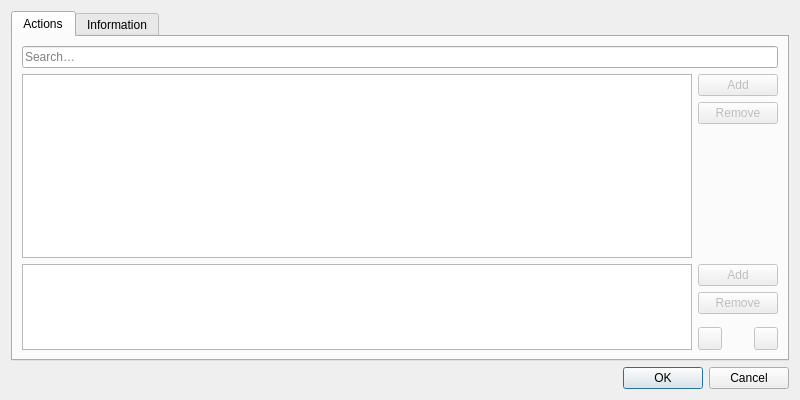
<?xml version="1.0" encoding="UTF-8"?>
<ui version="4.0">
 <class>Otter::MouseProfileDialog</class>
 <widget class="QDialog" name="Otter::MouseProfileDialog">
  <property name="geometry">
   <rect>
    <x>0</x>
    <y>0</y>
    <width>800</width>
    <height>400</height>
   </rect>
  </property>
  <property name="windowTitle">
   <string>Profile Configuration</string>
  </property>
  <layout class="QVBoxLayout" name="verticalLayout">
   <item>
    <widget class="QTabWidget" name="tabWidget">
     <property name="currentIndex">
      <number>0</number>
     </property>
     <widget class="QWidget" name="actionsTab">
      <attribute name="title">
       <string>Actions</string>
      </attribute>
      <layout class="QVBoxLayout" name="actionsLayout" stretch="0,0,1">
       <item>
        <widget class="Otter::LineEditWidget" name="filterLineEditWidget">
         <property name="placeholderText">
          <string>Search…</string>
         </property>
         <property name="clearButtonEnabled">
          <bool>true</bool>
         </property>
        </widget>
       </item>
       <item>
        <layout class="QHBoxLayout" name="gesturesLayout">
         <item>
          <widget class="Otter::ItemViewWidget" name="gesturesViewWidget">
           <property name="contextMenuPolicy">
            <enum>Qt::NoContextMenu</enum>
           </property>
           <property name="editTriggers">
            <set>QAbstractItemView::CurrentChanged</set>
           </property>
           <property name="dragEnabled">
            <bool>true</bool>
           </property>
           <property name="dragDropOverwriteMode">
            <bool>false</bool>
           </property>
           <property name="dragDropMode">
            <enum>QAbstractItemView::InternalMove</enum>
           </property>
           <property name="defaultDropAction">
            <enum>Qt::MoveAction</enum>
           </property>
           <property name="alternatingRowColors">
            <bool>true</bool>
           </property>
           <property name="selectionMode">
            <enum>QAbstractItemView::SingleSelection</enum>
           </property>
           <property name="selectionBehavior">
            <enum>QAbstractItemView::SelectRows</enum>
           </property>
           <attribute name="headerDefaultSectionSize">
            <number>200</number>
           </attribute>
          </widget>
         </item>
         <item>
          <layout class="QVBoxLayout" name="gesturesButtonsLayout" stretch="0,0,1">
           <item>
            <widget class="QPushButton" name="addGestureButton">
             <property name="enabled">
              <bool>false</bool>
             </property>
             <property name="text">
              <string>Add</string>
             </property>
            </widget>
           </item>
           <item>
            <widget class="QPushButton" name="removeGestureButton">
             <property name="enabled">
              <bool>false</bool>
             </property>
             <property name="text">
              <string>Remove</string>
             </property>
            </widget>
           </item>
           <item>
            <spacer name="gesturesSpacer">
             <property name="orientation">
              <enum>Qt::Vertical</enum>
             </property>
             <property name="sizeType">
              <enum>QSizePolicy::MinimumExpanding</enum>
             </property>
            </spacer>
           </item>
          </layout>
         </item>
        </layout>
       </item>
       <item>
        <layout class="QHBoxLayout" name="stepsLayout" stretch="1,0">
         <item>
          <widget class="Otter::ItemViewWidget" name="stepsViewWidget">
           <property name="sizePolicy">
            <sizepolicy hsizetype="Expanding" vsizetype="Preferred">
             <horstretch>0</horstretch>
             <verstretch>0</verstretch>
            </sizepolicy>
           </property>
           <property name="editTriggers">
            <set>QAbstractItemView::CurrentChanged</set>
           </property>
           <property name="alternatingRowColors">
            <bool>true</bool>
           </property>
           <property name="selectionMode">
            <enum>QAbstractItemView::SingleSelection</enum>
           </property>
           <property name="selectionBehavior">
            <enum>QAbstractItemView::SelectRows</enum>
           </property>
          </widget>
         </item>
         <item>
          <layout class="QVBoxLayout" name="stepsButtonsLayout" stretch="0,0,1,0">
           <item>
            <widget class="QPushButton" name="addStepButton">
             <property name="enabled">
              <bool>false</bool>
             </property>
             <property name="text">
              <string>Add</string>
             </property>
            </widget>
           </item>
           <item>
            <widget class="QPushButton" name="removeStepButton">
             <property name="enabled">
              <bool>false</bool>
             </property>
             <property name="text">
              <string>Remove</string>
             </property>
            </widget>
           </item>
           <item>
            <spacer name="stepsSpacer">
             <property name="orientation">
              <enum>Qt::Vertical</enum>
             </property>
            </spacer>
           </item>
           <item>
            <layout class="QHBoxLayout" name="stepsMoveButtonsLayout" stretch="0,1,0">
             <item>
              <widget class="QToolButton" name="moveUpStepsButton">
               <property name="enabled">
                <bool>false</bool>
               </property>
               <property name="toolTip">
                <string>Move Up</string>
               </property>
              </widget>
             </item>
             <item>
              <spacer name="horizontalSpacer">
               <property name="orientation">
                <enum>Qt::Horizontal</enum>
               </property>
              </spacer>
             </item>
             <item>
              <widget class="QToolButton" name="moveDownStepsButton">
               <property name="enabled">
                <bool>false</bool>
               </property>
               <property name="toolTip">
                <string>Move Down</string>
               </property>
              </widget>
             </item>
            </layout>
           </item>
          </layout>
         </item>
        </layout>
       </item>
      </layout>
     </widget>
     <widget class="QWidget" name="informationTab">
      <attribute name="title">
       <string>Information</string>
      </attribute>
      <layout class="QFormLayout" name="informationLayout">
       <item row="0" column="0">
        <widget class="QLabel" name="titleLabel">
         <property name="text">
          <string>Title:</string>
         </property>
         <property name="buddy">
          <cstring>titleLineEditWidget</cstring>
         </property>
        </widget>
       </item>
       <item row="1" column="0">
        <widget class="QLabel" name="descriptionLabel">
         <property name="text">
          <string>Description:</string>
         </property>
         <property name="buddy">
          <cstring>descriptionLineEditWidget</cstring>
         </property>
        </widget>
       </item>
       <item row="2" column="0">
        <widget class="QLabel" name="versionLabel">
         <property name="text">
          <string>Version:</string>
         </property>
         <property name="buddy">
          <cstring>versionLineEditWidget</cstring>
         </property>
        </widget>
       </item>
       <item row="3" column="0">
        <widget class="QLabel" name="authorLabel">
         <property name="text">
          <string>Author:</string>
         </property>
         <property name="buddy">
          <cstring>authorLineEditWidget</cstring>
         </property>
        </widget>
       </item>
       <item row="0" column="1">
        <widget class="Otter::LineEditWidget" name="titleLineEditWidget"/>
       </item>
       <item row="1" column="1">
        <widget class="Otter::LineEditWidget" name="descriptionLineEditWidget"/>
       </item>
       <item row="2" column="1">
        <widget class="Otter::LineEditWidget" name="versionLineEditWidget"/>
       </item>
       <item row="3" column="1">
        <widget class="Otter::LineEditWidget" name="authorLineEditWidget"/>
       </item>
      </layout>
     </widget>
    </widget>
   </item>
   <item>
    <widget class="QDialogButtonBox" name="buttonBox">
     <property name="orientation">
      <enum>Qt::Horizontal</enum>
     </property>
     <property name="standardButtons">
      <set>QDialogButtonBox::Cancel|QDialogButtonBox::Ok</set>
     </property>
    </widget>
   </item>
  </layout>
 </widget>
 <customwidgets>
  <customwidget>
   <class>Otter::ItemViewWidget</class>
   <extends>QTreeView</extends>
   <header>src/ui/ItemViewWidget.h</header>
  </customwidget>
  <customwidget>
   <class>Otter::LineEditWidget</class>
   <extends>QLineEdit</extends>
   <header>src/ui/LineEditWidget.h</header>
  </customwidget>
 </customwidgets>
 <resources/>
 <connections>
  <connection>
   <sender>buttonBox</sender>
   <signal>accepted()</signal>
   <receiver>Otter::MouseProfileDialog</receiver>
   <slot>accept()</slot>
   <hints>
    <hint type="sourcelabel">
     <x>248</x>
     <y>254</y>
    </hint>
    <hint type="destinationlabel">
     <x>157</x>
     <y>274</y>
    </hint>
   </hints>
  </connection>
  <connection>
   <sender>buttonBox</sender>
   <signal>rejected()</signal>
   <receiver>Otter::MouseProfileDialog</receiver>
   <slot>reject()</slot>
   <hints>
    <hint type="sourcelabel">
     <x>316</x>
     <y>260</y>
    </hint>
    <hint type="destinationlabel">
     <x>286</x>
     <y>274</y>
    </hint>
   </hints>
  </connection>
 </connections>
</ui>
